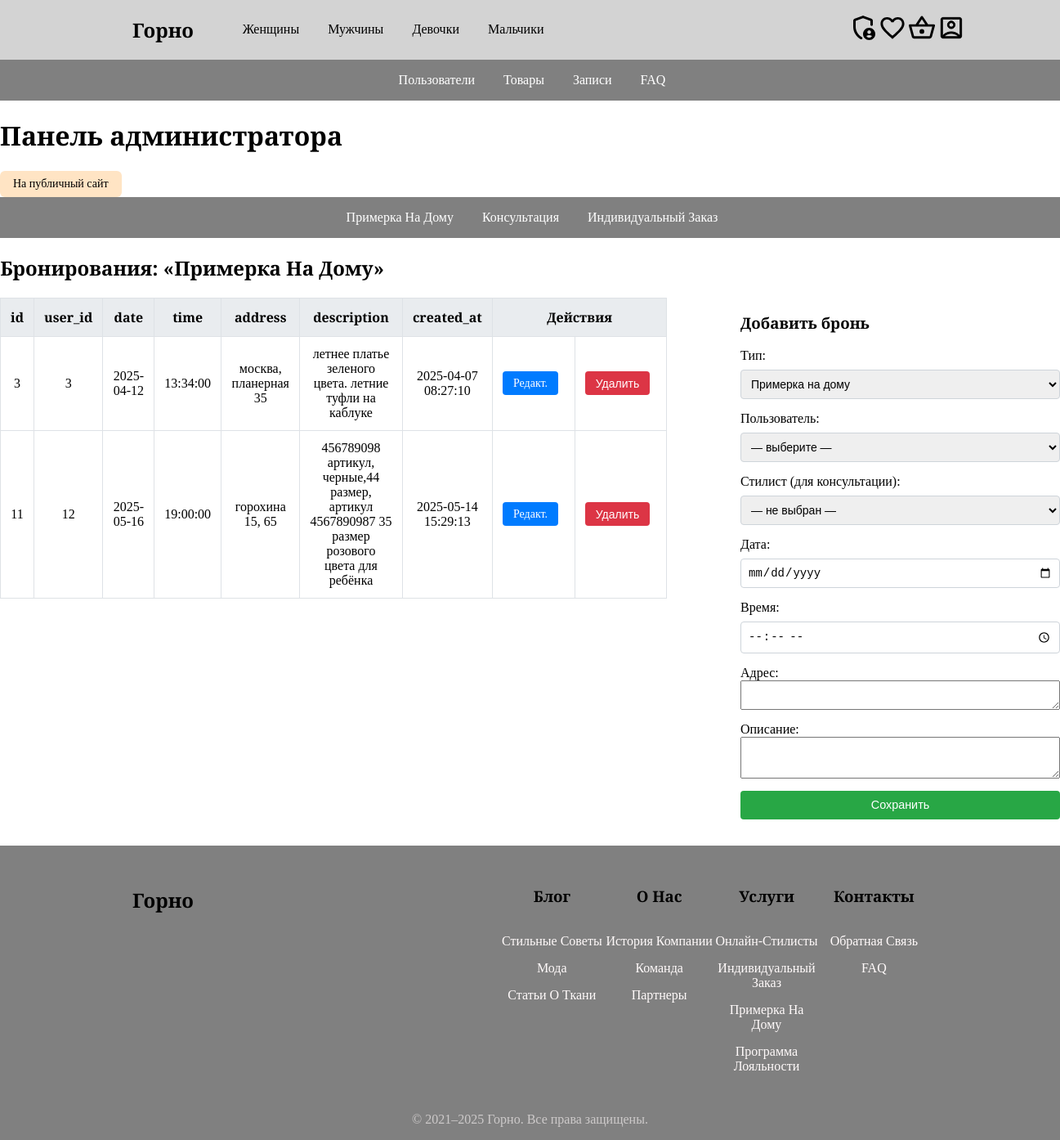
/admin/index.php?section=bookings (signed in), run on the app's committed database.
### tables this page shows
CREATE TABLE `bookings` (
  `id` int NOT NULL AUTO_INCREMENT,
  `user_id` int NOT NULL,
  `stylist_id` int DEFAULT NULL,
  `type` enum('консультация','примерка на дому','индивидуальный заказ') NOT NULL,
  `date` date NOT NULL,
  `time` time NOT NULL,
  `address` text,
  `description` text,
  `created_at` timestamp NULL DEFAULT CURRENT_TIMESTAMP,
  PRIMARY KEY (`id`),
  KEY `fk_bookings_user` (`user_id`),
  KEY `fk_bookings_stylist` (`stylist_id`),
  CONSTRAINT `bookings_ibfk_1` FOREIGN KEY (`user_id`) REFERENCES `users` (`id`) ON DELETE CASCADE,
  CONSTRAINT `bookings_ibfk_2` FOREIGN KEY (`stylist_id`) REFERENCES `users` (`id`) ON DELETE SET NULL,
  CONSTRAINT `fk_bookings_stylist` FOREIGN KEY (`stylist_id`) REFERENCES `users` (`id`) ON DELETE SET NULL,
  CONSTRAINT `fk_bookings_user` FOREIGN KEY (`user_id`) REFERENCES `users` (`id`) ON DELETE CASCADE
);

### admin/add/booking.php (the view, shortened to what this page needs)
<h3>Добавить бронь</h3>
<form method="post" action="/admin/add/booking_add.php">
  <label>Тип:
    <select name="type" required>
      <option value="примерка на дому">Примерка на дому</option>
    </select>
  </label>
  <label>Пользователь:
    <select name="user_id" required>
      <option value="">— выберите —</option>
    </select>
  </label>
  <label>Стилист (для консультации):
    <select name="stylist_id">
      <option value="">— не выбран —</option>
    </select>
  </label>
  <label>Дата:
    <input type="date" name="date" required>
  </label>
  <label>Время:
    <input type="time" name="time" required>
  </label>
  <label>Адрес:
    <textarea name="address" rows="2" cols="30"></textarea>
  </label>
  <label>Описание:
    <textarea name="description" rows="3" cols="30"></textarea>
  </label>
  <button type="submit">Сохранить</button>
</form>

### admin/bookings.php (shortened to what this page needs)
<?php
require_once __DIR__ . '/../config/db.php';
$allowed = [
    'примерка на дому'     => ['id','user_id','date','time','address','description','created_at'],
    'консультация'         => ['id','user_id','stylist_id','date','time','created_at'],
    'индивидуальный заказ' => ['id','user_id','date','time','description','created_at'],
];
$editBooking = null;
$type = mb_strtolower($_GET['type'] ?? 'примерка на дому');
$cols    = $allowed[$type];
$sqlCols = implode(',', $cols);
$stmt = $conn->prepare("SELECT $sqlCols FROM bookings WHERE `type` = ?");
$stmt->bind_param('s', $type);
$stmt->execute();
$result = $stmt->get_result();
?>
<nav class="tabs">
  <ul>
    <?php foreach ($allowed as $_type => $_cols): ?>
      <li>
        <a href="index.php?section=bookings&type=<?= urlencode($_type) ?>"
           class="<?= htmlspecialchars($_type === $type ? 'active' : '') ?>">
          <?= htmlspecialchars(mb_convert_case($_type, MB_CASE_TITLE, 'UTF-8')) ?>
        </a>
      </li>
    <?php endforeach ?>
  </ul>
</nav>
<h2>Бронирования: «<?= htmlspecialchars(mb_convert_case($type, MB_CASE_TITLE, 'UTF-8')) ?>»</h2>
  <section>
    <div>
        <table>
            <thead>
                <tr>
                    <?php foreach ($cols as $c): ?>
                        <th><?= htmlspecialchars($c) ?></th>
                    <?php endforeach ?>
                <th colspan="2">Действия</th>
                </tr>
            </thead>
            <tbody>
                <?php while ($row = $result->fetch_assoc()): ?>
                <tr>
                    <?php foreach ($cols as $c): ?>
                    <td><?= nl2br(htmlspecialchars($row[$c])) ?></td>
                    <?php endforeach ?>
                    <td>
                        <a href="?section=bookings&edit_id=<?= htmlspecialchars($row['id']) ?>&type=<?= htmlspecialchars(urlencode($type)) ?>">Редакт.</a>
                    </td>
                    <td>
                        <form action="/delete/booking.php" method="POST" style="display:inline">
                            <button type="submit" onclick="return confirm('Удалить #<?= htmlspecialchars($row['id']) ?>?')">Удалить</button>
                        </form>
                    </td>
                </tr>
                <?php endwhile ?>
            </tbody>
        </table>
    </div>
    <div class="form">
        <?php if ($editBooking): ?>
            <?php require __DIR__ . '/../admin/edit/booking.php'; ?>
        <?php else: ?>
            <?php require __DIR__ . '/../admin/add/booking.php'; ?>
        <?php endif; ?>
    </div>
  </section>

### assets/css/styles.css (style rules this page uses)
body { margin: auto; padding: 0; font-family: 'Merriweather', serif; display: flex; flex-direction: column; min-height: 100vh; }
h1, h2, h3, h4, h5, h6, p { white-space: normal; overflow-wrap: break-word; word-wrap: break-word; }

### assets/css/admin.css (style rules this page uses)
.admin-panel section { display: flex; flex-direction: row; justify-content: center; gap: 90px; margin-bottom: 2rem; }
.admin-panel table { width: 100%; border-collapse: collapse; margin-bottom: 1rem; }
.admin-panel table thead { background-color: #e9ecef; }
.admin-panel table th, .admin-panel table td { padding: 0.75rem; border: 1px solid #dee2e6; text-align: center; }
.admin-panel table th { font-weight: 600; }
.admin-panel table td a, .admin-panel table td button { margin-right: 0.5rem; display: inline-block; padding: 0.4rem 0.8rem; font-size: 0.875rem; text-decoration: none; border: none; border-radius: 0.25rem; cursor: pointer; }
.admin-panel table td a { background-color: #007bff; color: #fff; }
.admin-panel table td button { background-color: #dc3545; color: #fff; }
.admin-panel section .form form { display: flex; flex-direction: column; gap: 15px; }
.admin-panel section .form form label { display: flex; flex-direction: column; font-weight: 500; }
.admin-panel section .form form input, .admin-panel section .form form select { margin-top: 0.5rem; padding: 0.5rem; border: 1px solid #ced4da; border-radius: 0.25rem; font-size: 0.875rem; }
.admin-panel section .form form button { padding: 0.6rem 1.2rem; background-color: #28a745; color: #fff; border: none; border-radius: 0.25rem; cursor: pointer; font-size: 0.9rem; }

### data on the page
bookings: id "3", user "3", date "2025-04-12", time "13:34:00", address "москва, планерная 35", description "летнее платье зеленого цвета. летние туфли на каблуке", created_at "2025-04-07 08:27:10"
bookings: id "11", user "12", date "2025-05-16", time "19:00:00", address "горохина 15, 65", description "456789098 артикул, черные,44 размер, артикул 4567890987 35 размер розового цвета для ребёнка", created_at "2025-05-14 15:29:13"

### other printed values
$label "Женщины"
$label "Мужчины"
$label "Девочки"
$label "Мальчики"
mb_convert_case($_type, MB_CASE_TITLE, 'UTF-8') "Примерка На Дому"
mb_convert_case($_type, MB_CASE_TITLE, 'UTF-8') "Консультация"
mb_convert_case($_type, MB_CASE_TITLE, 'UTF-8') "Индивидуальный Заказ"
mb_convert_case($type, MB_CASE_TITLE, 'UTF-8') "Примерка На Дому"
$c "id"
$c "user_id"
$c "date"
$c "time"
$c "address"
$c "description"
$c "created_at"
